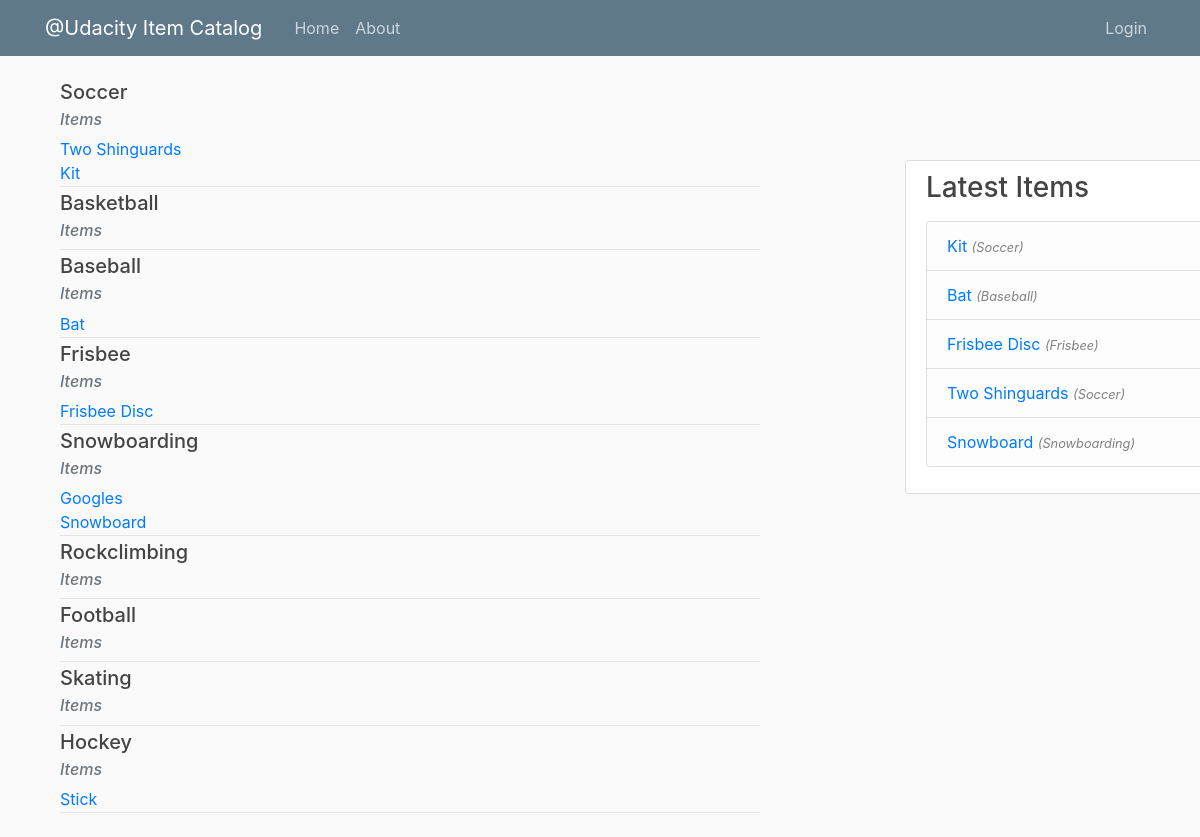
/catalog, run on the app's committed database.
### project/database_setup.py (models this page shows, shortened)
class Category(db.Model):
    __tablename__ = 'category'
    name = db.Column(db.String(80), nullable=False)
    id = db.Column(db.Integer, primary_key=True)
    items = db.relationship('Item')

class Item(db.Model):
    __tablename__ = 'cat_item'
    title = db.Column(db.String(80), nullable=False)
    id = db.Column(db.Integer, primary_key=True)
    date_posted = db.Column(
        db.DateTime, nullable=False, default=datetime.utcnow)
    description = db.Column(db.Text, nullable=False)
    cat_id = db.Column(
        db.Integer, db.ForeignKey('category.id'), nullable=False)
    user_id = db.Column(db.Integer, db.ForeignKey('user.id'))
    user = db.relationship('User')

### project/routes.py (the view)
@app.route("/")
@app.route("/catalog")
def catalog():
    if 'username' not in login_session:
        current_user = False
    else:
        current_user = True
    categories = Category.query.all()
    items = Item.query.all()
    dated_items = Item.query.order_by(desc(Item.date_posted)).limit(5).all()
    return render_template(
        "catalog.html", categories=categories,
        items=items, dated_items=dated_items, current_user=current_user)

### project/templates/catalog.html
{% extends 'layout.html' %}
{% block content %}
<div class="container">
    <div class="row-md-2">
        {% for category in categories %}
        <div class="media-body">
                <div class="article-metadata">
                <h5 class="card-title">{{category.name }}</h5>
                <h6 class="card-subtitle mb-2 text-muted"><i>Items</i></h6>
                {% for item in items %}
                    {% if category.id == item.cat_id %}
                        <a class="card-link" href="{{url_for('item', item_id=item.id)}}">{{ item.title }}</a>
                        <br>
                    {% endif %}
                {% endfor %}
            </div>
        </div>
        {% endfor %}
        </div>
        </div>
{% endblock %}

### project/templates/layout.html (shortened to what this page needs)
<!DOCTYPE html>
<html lang="en">
<head>
    <link rel="stylesheet"
        href="https://maxcdn.bootstrapcdn.com/bootstrap/4.0.0/css/bootstrap.min.css"
>
    <link rel="stylesheet" type="text/css"
        href="{{ url_for('static', filename='main.css') }}">
</head>
<body>
    <header class="site-header">
        <nav class="navbar navbar-expand-md navbar-dark bg-steel fixed-top">
            <div class="container">
                <a class="navbar-brand mr-4" href="/">@Udacity Item Catalog</a>
                    <div class="collapse navbar-collapse" id="navbarToggle">
                        <div class="navbar-nav mr-auto">
                            <a class="nav-item nav-link" href="{{url_for('catalog')}}">Home</a>
                            <a class="nav-item nav-link" href="{{url_for('about')}}">About</a>
                        </div>
                        <div class="navbar-nav">
                            {% if current_user == True %}
                                <a class="nav-item nav-link" href="{{url_for('new_item')}}">New Item</a>
                                <a class="nav-item nav-link" href="{{url_for('showLogout')}}">Logout</a>
                            {% else %}
                                <a class="nav-item nav-link" href="{{url_for('showLogin')}}">Login</a>
                            {% endif %}
                        </div>
                    </div>
            </div>
        </nav>
    </header>
    <main role="main" class="container">
            <div class="row">
                <div class="col-md-8" style="width: 50rem; margin-top: 80px; margin-left: auto; margin-bottom: 20px">
                    {% block content %}{% endblock %}
                </div>
                <div class="col-md-4">
                        <div class="content-section" style="width:20rem; margin:100px; margin-top: 160px">
                          <h3>Latest Items</h3>
                          <p class='text-muted'>
                            <ul class="list-group">
                                {% for item in dated_items %}
                                  {% for category in categories %}
                                      {% if item.cat_id == category.id %}
                              <li class="list-group-item list-group-item-light"><a class="card-link" href="{{url_for('item', item_id=item.id)}}">{{item.title}}</a> <i><small>({{category.name}})</small></i></li>
                                      {% endif %}
                                      {% endfor %}
                              {% endfor %}
                            </ul>
                          </p>
                        </div>
                      </div>
            </div>
    </main>
</body>
</html>

### project/static/main.css (style rules this page uses)
body { background: #fafafa; color: #333333; }
h1, h2, h3, h4, h5, h6 { color: #444444; }
.bg-steel { background-color: #5f788a; }
.site-header .navbar-nav .nav-link { color: #cbd5db; }
.content-section { background: #ffffff; padding: 10px 20px; border: 1px solid #dddddd; border-radius: 3px; margin-bottom: 20px; }
.article-metadata { padding-bottom: 1px; margin-bottom: 4px; border-bottom: 1px solid #e3e3e3 }

### data on the page
Category: name "Soccer"
Item: title "Two Shinguards"
Item: title "Kit"
Category: name "Basketball"
Category: name "Baseball"
Item: title "Bat"
Category: name "Frisbee"
Item: title "Frisbee Disc"
Category: name "Snowboarding"
Item: title "Googles"
Item: title "Snowboard"
Category: name "Rockclimbing"
Category: name "Football"
Category: name "Skating"
Category: name "Hockey"
Item: title "Stick"
